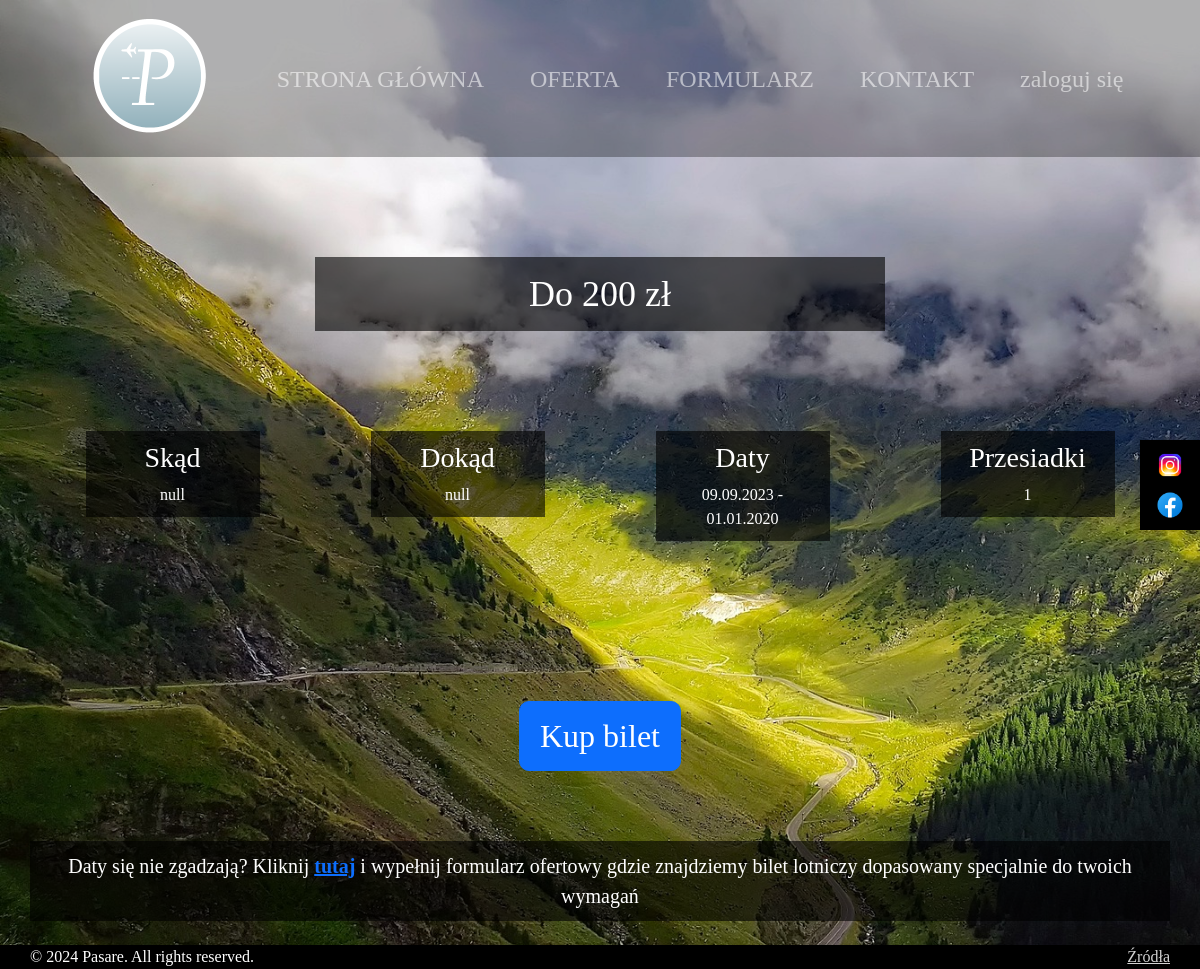
Page /oferta/do200/ on the committed database.
### tickets/models.py (models this page shows)
class Offer(models.Model):
    name = models.CharField(max_length=100, default="null", primary_key=True)
    title = models.CharField(max_length=100, default="null")
    background = models.CharField(max_length=100, default="null")
    from_where = models.CharField(max_length=100, default="null")
    to_where = models.CharField(max_length=100, default="null")
    when = models.DateField(max_length=100, default="2020-01-01")
    return_date = models.DateField(max_length=100, default="2020-01-01")
    transfers = models.IntegerField(default=None)
    link = models.CharField(max_length=300, default="null")

### tickets/views.py (the view)
# urls.py: path('oferta/<str:offer_name>/', views.offer_detail, name='offer_detail'),
def offer_detail(request, offer_name):
    offer = Offer.objects.get(name=offer_name)
    return render(request, "tickets/offer_detail.html", {"offer": offer})

### tickets/templates/tickets/offer_detail.html (shortened to what this page needs)
{% extends 'tickets/base.html' %}
{% load static %}
{% block content %}
    <link rel="stylesheet" type="text/css" href="{% static 'css/offer_detail.css' %}">
    <div class="container text-center">
        <div class="row" style="margin-top: 50px">
            <div class="col-lg-6 box title-box">
                <p  style="justify-content: center">{{ offer.title }}</p>
            </div>
        </div>
        <div class="row">
            <div class="col-sm-6 col-lg-3">
                <div class="col-lg-8 info_box  box">
                    <h3>Skąd</h3>
                    <p>{{ offer.from_where }}</p>
                </div>
            </div>
            <div class="col-sm-6 col-lg-3">
                <div class="col-lg-8 info_box box">
                    <h3>Dokąd</h3>
                    <p>{{ offer.to_where }}</p>
                </div>
            </div>
            <div class="col-sm-6 col-lg-3">
                <div class="col-lg-8 info_box box">
                    <h3>Daty</h3>
                    <p>{{ offer.when|date:"d.m.Y" }} - {{ offer.return_date|date:"d.m.Y" }}</p>
                </div>
            </div>
            <div class="col-sm-6 col-lg-3">
                <div class="col-lg-8 info_box box">
                    <h3>Przesiadki</h3>
                    <p>{{ offer.transfers }}</p>
                </div>
            </div>
        </div>
        <div class="row">
            <div class="col-sm-6" style="margin: 110px auto 20px auto">
                <a href="{{ offer.link }}">
                    <button type="button" class="btn btn-primary btn-lg">Kup bilet</button>
                </a>
            </div>
        </div>
        <div class="row">
            <div class="col-lg-12 box footer-box">
                <p>Daty się nie zgadzają? Kliknij <a href="{% url 'form' %}"><b>tutaj</b></a> i wypełnij formularz ofertowy gdzie znajdziemy bilet
                    lotniczy dopasowany specjalnie do twoich wymagań</p>
            </div>
        </div>
    </div><br>
{% endblock %}

### static/css/base.css (style rules this page uses)
body { margin: 0; padding: 0; min-height: 100vh; display: flex; flex-direction: column; background-color: lightgrey; font-family: "California FB italic", CustomFont; }
p { margin: 0; }

### static/css/offer_detail.css (style rules this page uses)
body { background-repeat: no-repeat; background-attachment: fixed; background-size: cover; }
.info_box { margin: 10px auto; padding: 5px; }
.title-box { font-size: 36px; margin-bottom: 0; }
.box { text-align: center; margin: 50px auto; background-color: rgba(0, 0, 0, 0.6); color: white; padding: 10px; }
.footer-box { font-size: 20px; margin-bottom: 0; }
p { margin-bottom: 0; }
.btn-lg { padding: 10px 20px; font-size: 32px; border-radius: 10px; }

### rows in the picture
Offer: title "Do 200 zł", from_where "null", to_where "null", when "09.09.2023", return_date "01.01.2020", transfers "1"
